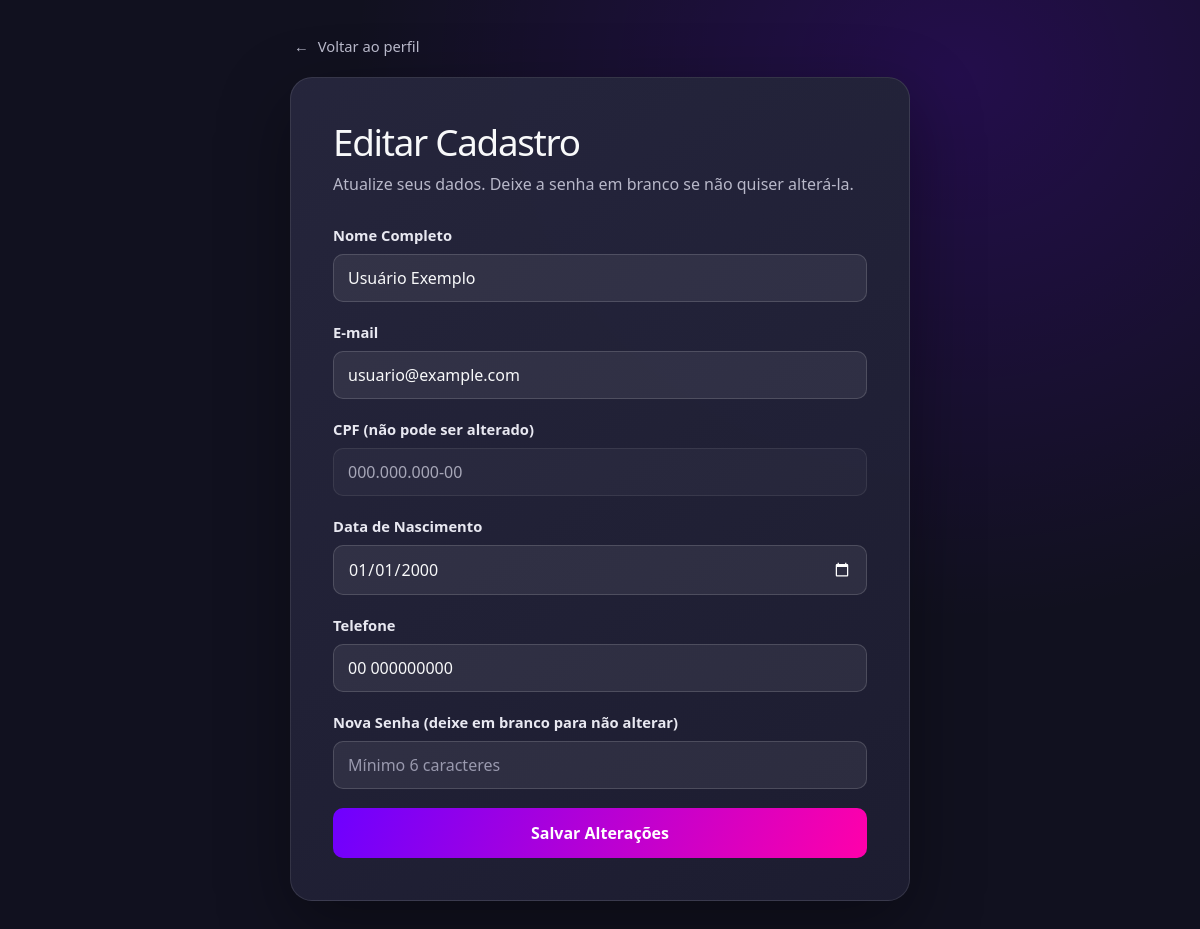
The app's page /P_Final_Atualização/php/editar_cadastro.php (signed in), older data.
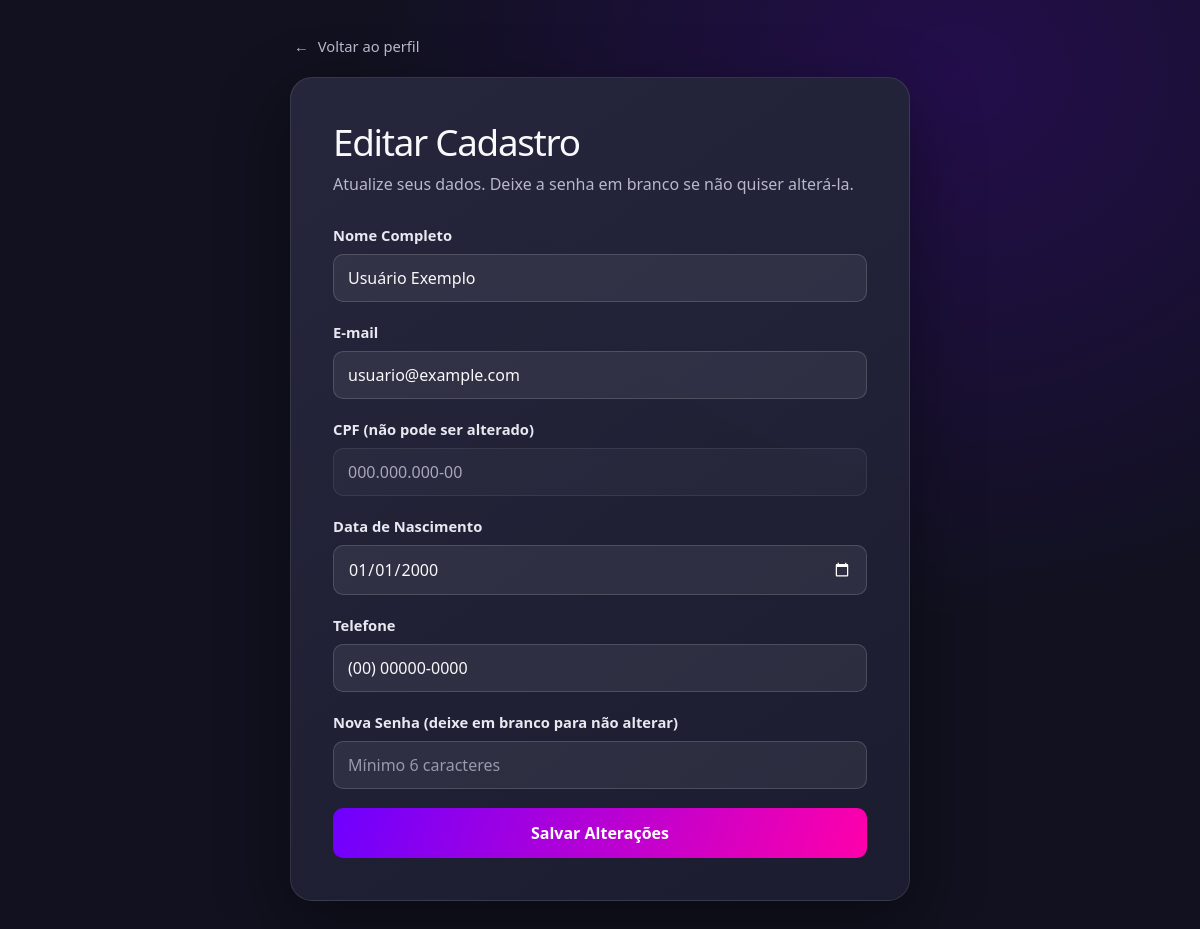
The same page, newer data.
### tables this page shows
CREATE TABLE IF NOT EXISTS cadastro_usuario(
id_cadastro_usuario INT PRIMARY KEY AUTO_INCREMENT,
nome VARCHAR(25) NOT NULL,
cpf VARCHAR(45) NOT NULL UNIQUE,
data_nascimento DATE NOT NULL,
telefone VARCHAR(30) NOT NULL,
email VARCHAR(40) NOT NULL,
foto_usuario LONGBLOB,
situacao CHAR(1) NOT NULL DEFAULT 'A',
id_login INT NOT NULL,
FOREIGN KEY (id_login) REFERENCES login(id_login));

### P_Final_Atualização/php/editar_cadastro.php (the view, shortened to what this page needs)
<?php
try {
    $pdo = new PDO("mysql:host=127.0.0.1;port=3306;dbname=champions_sport;charset=utf8", "root", "");
    $pdo->setAttribute(PDO::ATTR_ERRMODE, PDO::ERRMODE_EXCEPTION);
} catch (PDOException $e) {
    http_response_code(500);
    echo "❌ Falha na conexão com o banco de dados. Por favor, tente novamente mais tarde.";
    exit;
}
$id_usuario = $_SESSION['id'];
try {
    $stmt = $pdo->prepare("SELECT nome, email, cpf, data_nascimento, telefone FROM cadastro_usuario WHERE id_cadastro_usuario = ?");
    $stmt->execute([$id_usuario]);
    $usuario = $stmt->fetch(PDO::FETCH_ASSOC);
} catch (PDOException $e) {
    die("Erro ao buscar dados do usuário: " . $e->getMessage());
}
?>
<!DOCTYPE html>
<html lang="pt-br">
<head>
    <?php require_once __DIR__ . '/tailwind.php'; ?>
</head>
<body>
    <main class="page-wrap">
        <a href="usuario.php" class="back-link">
            <span aria-hidden="true">&larr;</span>
            Voltar ao perfil
        </a>
    <form action="editar_cadastro.php" method="POST" class="form-container">
        <h1>Editar Cadastro</h1>
        <p class="form-intro">Atualize seus dados. Deixe a senha em branco se não quiser alterá-la.</p>
        <div class="form-group">
            <label for="nome">Nome Completo</label>
            <input type="text" id="nome" name="nome" value="<?php echo htmlspecialchars($usuario['nome']); ?>" required>
        </div>
        <div class="form-group">
            <label for="email">E-mail</label>
            <input type="email" id="email" name="email" value="<?php echo htmlspecialchars($usuario['email']); ?>" required>
        </div>
        <div class="form-group">
            <label for="cpf">CPF (não pode ser alterado)</label>
            <input type="text" id="cpf" name="cpf" value="<?php echo htmlspecialchars($usuario['cpf']); ?>" disabled>
        </div>
        <div class="form-group">
            <label for="datanascimento">Data de Nascimento</label>
            <input type="date" id="datanascimento" name="datanascimento" value="<?php echo htmlspecialchars($usuario['data_nascimento']); ?>" required>
        </div>
        <div class="form-group">
            <label for="telefone">Telefone</label>
            <input type="tel" id="telefone" name="telefone" value="<?php echo htmlspecialchars($usuario['telefone']); ?>" required>
        </div>
        <div class="form-group">
            <label for="nova_senha">Nova Senha (deixe em branco para não alterar)</label>
            <input type="password" id="nova_senha" name="nova_senha" placeholder="Mínimo 6 caracteres" minlength="6" autocomplete="new-password">
        </div>
        <button type="submit" class="submit-btn">Salvar Alterações</button>
    </form>
    </main>
</body>
</html>

Row changes from the older to the newer data that the page shows:
changed cadastro_usuario "Usuário Exemplo": telefone "00 000000000" → "(00) 00000-0000"
